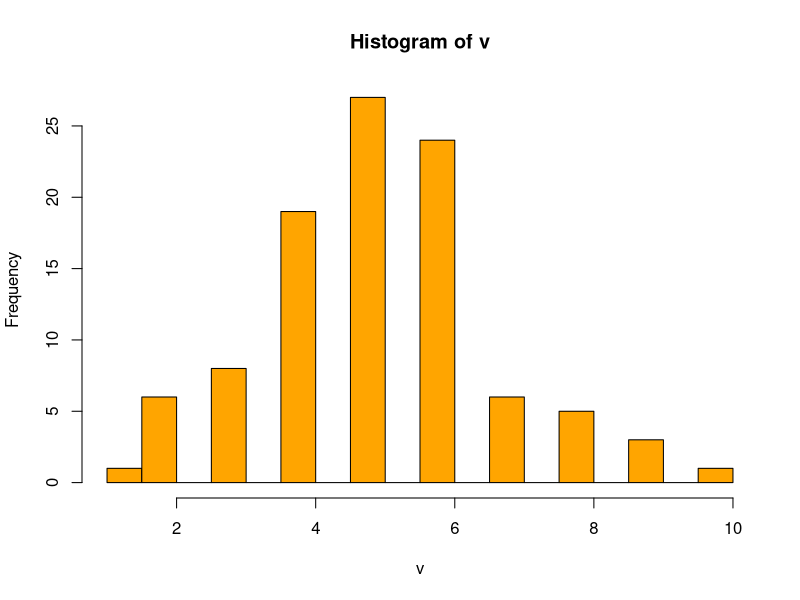
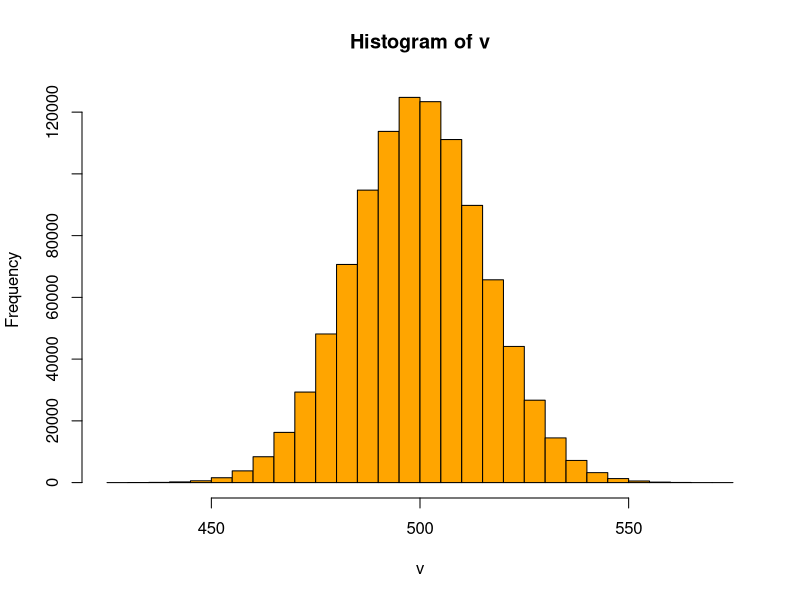
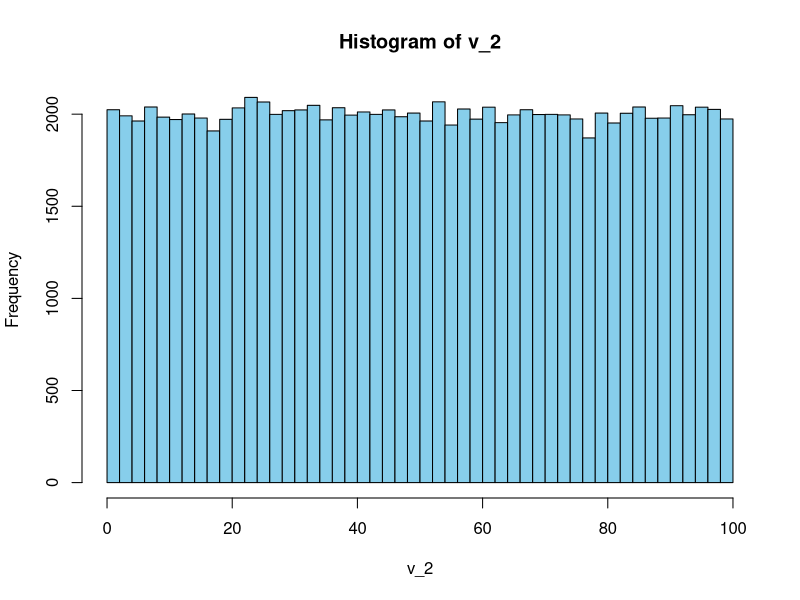
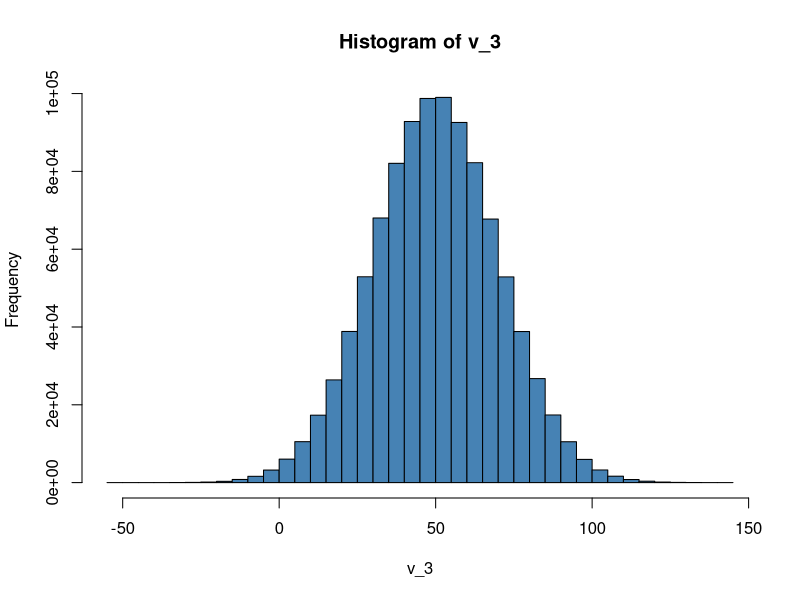
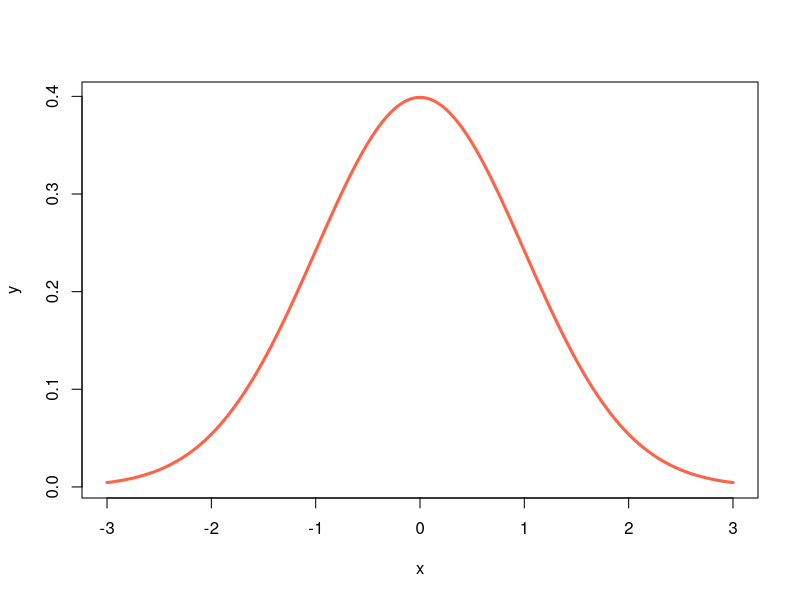
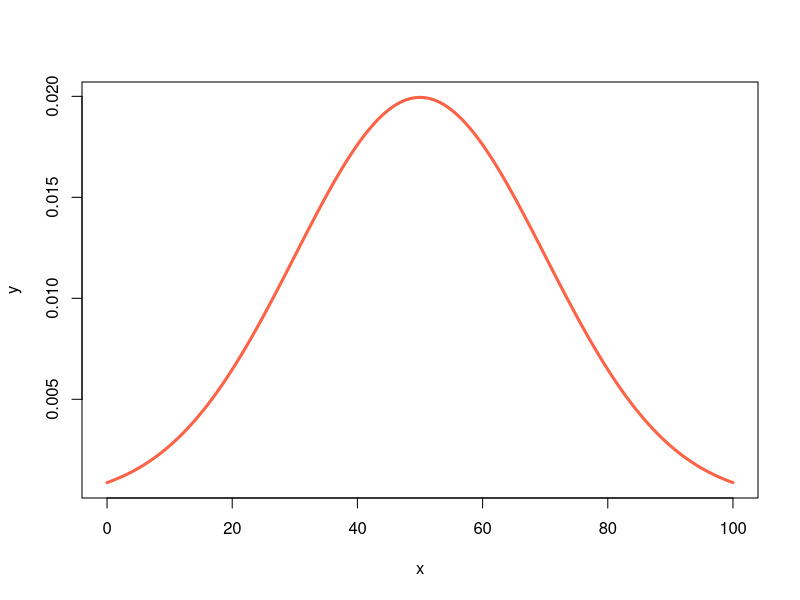
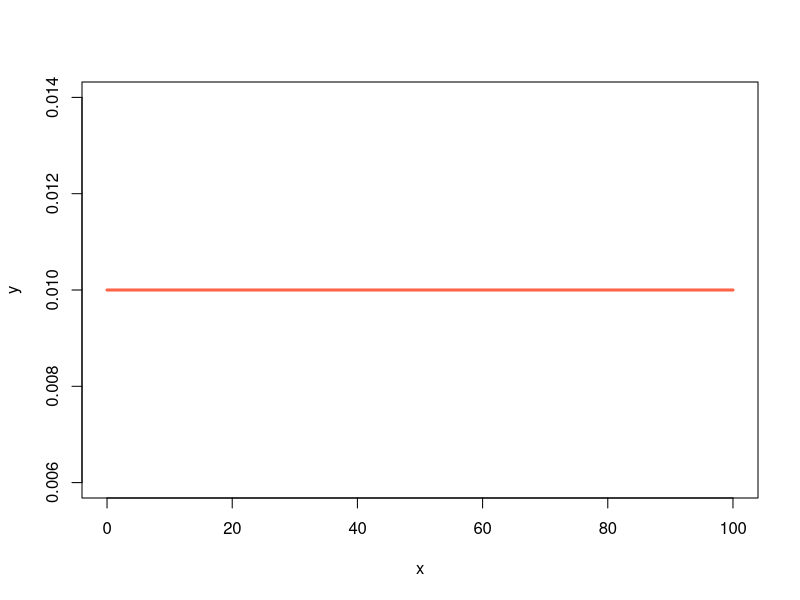
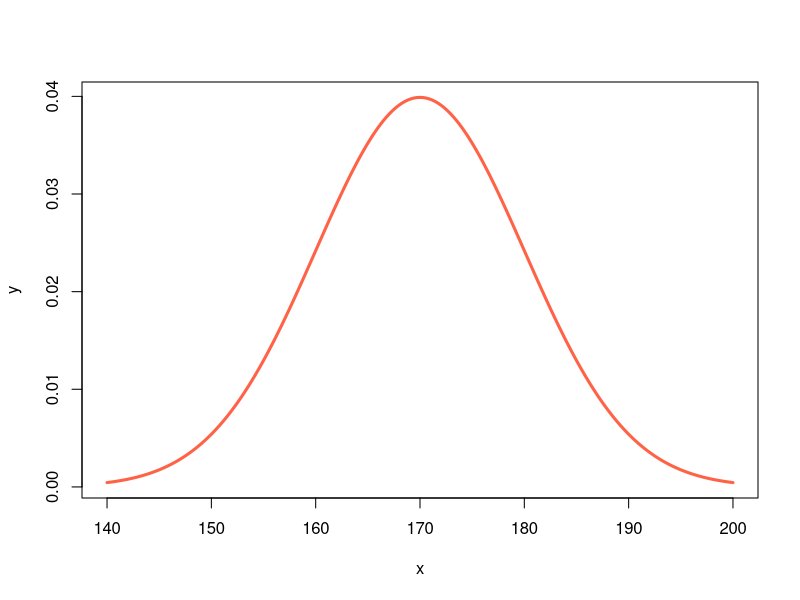

Source code (R) for these figures, in order: (Note: this script raises an error after producing the figures.)
# R을 이용한 통계분석

# 그래픽 디스플레이 창 생성
windows(width = 7, height = 5)

# 베르누이 시행 -> n 관측값의 갯수, size 시행횟수, prob 각각의 성공확률
v <- rbinom(n = 100, size = 10, prob = 0.5)
hist(v, col='orange', breaks = 20)
# n 관측값의 갯수가 늘어날수록 수학적 확률과 가까워 진다.
v <- rbinom(n = 1000000, size = 1000, prob = 0.5)
hist(v, col='orange', breaks = 50)

# 균일분포를 따르는 랜던값 생성(random uniform)
v_2 <- runif(n = 100000, min = 0, max = 100)
hist(v_2, col='sky blue', breaks = 50)
mean(v_2)
sd(v_2)

v_3 <- rnorm(n = 1000000, mean = 50, sd = 20)
hist(v_3, col='steel blue', breaks = 50)

# 정규분포 곡선
x <- seq(-3, 3, length = 100000)
y <- dnorm(x)
plot(x, y, col = 'tomato', lwd = 3, type = 'l')

x <- seq(0, 100, length = 100000)
y <- dnorm(x, mean = 50, sd = 20)
plot(x, y, col = 'tomato', lwd = 3, type = 'l')

# 확률분포 곡선
x <- seq(0, 100, length = 100000)
y <- dunif(x, min = 0, max = 100)
plot(x, y, col = 'tomato', lwd = 3, type = 'l')

# 키 정규분포 곡선
x <- seq(140, 200, length = 100000)
y <- dnorm(x, mean = 170, sd = 10)
plot(x, y, col = 'tomato', lwd = 3, type = 'l')

# 적분을 이용해 확률 구하기
pnorm(35000, mean = 30000, sd = 10000)
pnorm(25000, 30000, 10000)

pnorm(35000, 30000, 10000) - pnorm(25000, 30000, 10000)

pnorm(1, 0, 1) - pnorm(-1, 0, 1)

pnorm(2) - pnorm(-2)
pnorm(2.56) - pnorm(-2.56)

# pnorm과 점수를 이용해 예상 등수 구하기
(1 - pnorm(87, mean = 68, sd = 10)) * 50
pnorm(87, mean = 68, sd = 10, lower.tail = F) * 200

# 소득이 25000$보다 작을 확률은?
pnorm(25000, 30000, 10000)
# 35000$보다 클 확률은?
pnorm(35000, 30000, 10000, lower.tail = F)

# 표준화 및 비교
pnorm(70, 60, 10, lower.tail = F)
pnorm(80, 70, 20, lower.tail = F)

# 이항분포
x <- rbinom(10000, size = 100, prob = 0.5)
hist(x, col = 'sky blue', breaks = 50, prob = T)
sd(x)
curve(dnorm(x, 50, 5), 30, 70, col = 'tomato', add = T, lwd = 3, lty = 2)



# 샘플링
library(MASS)
height <- na.omit(survey$Height)
length(height)
hist(height, col = 'sky blue', breaks = 20)

x_bar <- c()
for (i in 1:100000){
  sample <- height[sample(1:209, size = 30)]
  x_bar[i] <- mean(sample)
  x_sd[i] <- sd(sample)
}
x <- seq(160, 180, length = 200)
hist(x_bar, col = 'steel blue', breaks = 50, probability = T)
curve(dnorm(x, mean(height), sd(x_bar)), 160, 180, col = 'tomato', add = T, lwd = 3, lty = 2)

x_1 <- rnorm(n = 5000, mean = 80, sd = 5)
x_2 <- rnorm(n = 5000, mean = 50, sd = 5)
x <- c(x_1, x_2)
hist(x, col = 'steelblue', breaks = 50)

x_bar <- c()
for (i in 1:100000){
  sample <- x[sample(x, size = 30)]
  x_bar[i] <- mean(sample)
}
hist(x_bar, col = 'steel blue', breaks = 50, probability = T)
x_sample <- seq(78, 84, length = 200)
curve(dnorm(x_sample, mean(x), sd(x_bar)), 78, 84, col = 'tomato', add = T, lwd = 3, lty = 2)

# 귀무/대립가설 실습
cor(iris[, -5])
# 상관계수 검정, t값, df(자유도), p밸류 확인
cor.test(iris$Petal.Width, iris$Petal.Length)

# 100번의 동전을 던져서 앞면이 60번 나왔다면 공평한 동전인가? 가설검정
# h0 -> p=0.5이다.
# h1 -> p!=0.5이다.
binom.test(x = 6000, n = 10000, p = 0.5)

binom.test(x = 65, n = 100, p = 0.5)

binom.test(x = 60, n = 100, p = 0.5, conf.level = 0.99)

binom.test(x = 35, n = 100, p = 0.5, conf.level = 0.99)

# 정규성 검정
shapiro.test(survey$Height)
hist(survey$Height)
shapiro.test(survey$Age)
hist(survey$Age)

qqnorm(survey$Height, col = 'skyblue')
qqline(survey$Height, col = 'tomato', lwd = 3)

qqnorm(survey$Age, col = 'steelblue')
qqline(survey$Age, col = 'tomato', lwd = 3)

# t분포
# t분포로 랜덤넘버 생성
v <- rt(n = 10000, df = 29)
hist(v, col = 'steelblue', breaks = 100, probability = T)
x <- seq(-4, 4, length = 200)
curve(dt(x, df = 3), -4, 4, col = 'tomato', lwd = 4, lty = 2, add = T)
curve(dnorm(x), -4, 4, col = 'magenta', lwd = 4, lty = 2, add = T)

pt(q = 2.04523, df = 29)
qt(p = 0.975, df = 29)
pt(q = 2.756386, df = 29)
qt(p = 0.995, df = 29)

# t분포와 평균검정
# 귀무가설 : 고양이의 몸무게는 2.6kg이다.
data(cats)
str(cats)

table(cats$Sex)

mean(cats$Bwt)
tapply(cats$Bwt, INDEX = list(Swx = cats$Sex), mean)

t.test(Bwt ~ Sex, cats, conf.level = 0.99)
# p밸류가 8.831e-15이기 때문에 귀무가설 기각
# 고양이의 몸무게는 성별에 따라 다르다는 대립가설 채택


str(sleep)

t.test(extra ~ group, sleep, paired = T)

